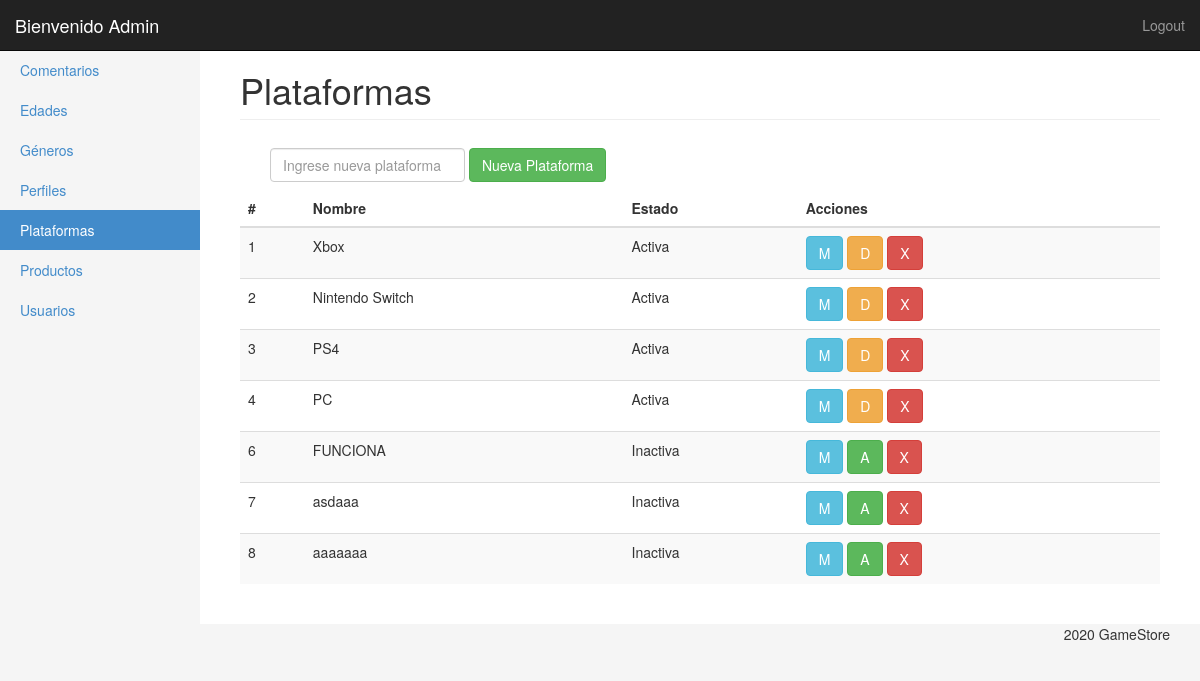
Before: /ProduccionWeb_TP1/panel/plataformas.php (signed in) with the older database file.
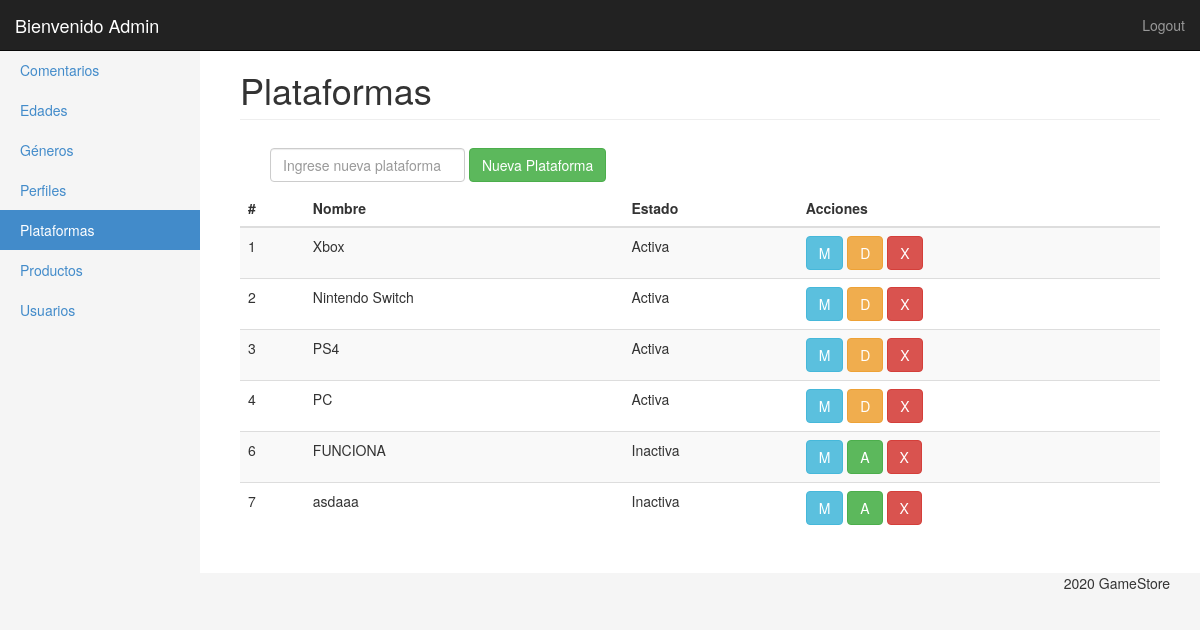
After: the same page with the newer database file.
### tables this page shows
CREATE TABLE `plataformas` (
  `id` int(11) NOT NULL,
  `nombre` varchar(50) NOT NULL,
  `estado` tinyint(1) NOT NULL DEFAULT 1,
  `enabled` int(11) NOT NULL DEFAULT 1
);

### ProduccionWeb_TP1/panel/clases/plataforma.php (called while the page is built, shortened)
<?php
Class Plataforma{
	private $con;
	public function __construct($con){
		$this->con = $con;
	}
	public function getList(){
		$query = "SELECT *
					FROM plataformas
					WHERE enabled = '1' ";
        return $this->con->query($query);
	}
}

### ProduccionWeb_TP1/panel/plataformas.php (the view, shortened to what this page needs)
<?php
require('inc/header.php');
?>
<div class="container-fluid">
	<?php $plataformaMenu = 'Plataformas';
	$plata = new Plataforma($con);
	include('inc/side_bar.php');
	?>
	<div class="col-sm-9 col-md-10 main">
		<h1 class="page-header">
			<?php echo $plataformaMenu ?>
		</h1>
		<div class="container-fluid">
			<form action="plataformas.php" method="post" class="navbar-form navbar-left">
				<input type="text" class="form-control" id="nombre" name="nombre" placeholder="Ingrese nueva plataforma">
				<button type="submit" class="btn btn-success" name="alta_plataformas" title="Agregar">Nueva Plataforma</button></a>
			</form>
		</div>
		<div class="table-responsive">
			<table class="table table-striped">
				<thead>
					<tr>
						<th>#</th>
						<th>Nombre</th>
						<th>Estado</th>
						<th>Acciones</th>
					</tr>
				</thead>
				<tbody>
					<?php
					foreach ($plata->getList() as $plataformas) { ?>
						<tr>
						<td><?php echo $plataformas['id'];?></td>
						<td><?php echo $plataformas['nombre'];?></td>
						<td><?php if($plataformas['estado'] == 1){
							echo 'Activa';
						} else {
							echo 'Inactiva';
						} 	?></td>
						<td>
						<a href="plataformas_ae.php?edit=<?php echo $plataformas['id']?>"><button type="button" class="btn btn-info" title="Modificar nombre">M</button></a>
							<?php if($plataformas['estado'] == 0){ ?>
								<a href="plataformas.php?modif=<?php echo $plataformas['estado'] ?>&id=<?php echo $plataformas['id']?>"><button type="button" class="btn btn-success" title="Activar">A</button></a>
							<?php } else { ?>
								<a href="plataformas.php?modif=<?php echo $plataformas['estado'] ?>&id=<?php echo $plataformas['id']?>"><button type="button" class="btn btn-warning" title="Desactivar">D</button></a>
							<?php } ?>
							<a href="plataformas.php?del=<?php echo $plataformas['i	d'] ?>"><button type="button" class="btn btn-danger" title="Borrar">X</button></a>
						</td>
						</tr>
					<?php } ?>
				</tbody>
			</table>
		</div>
	</div>
</div>
<?php include('inc/footer.php'); ?>

Changed rows visible on the page:
no longer on this page (row edited): plataformas: id "8", nombre "aaaaaaa", estado "Inactiva"
